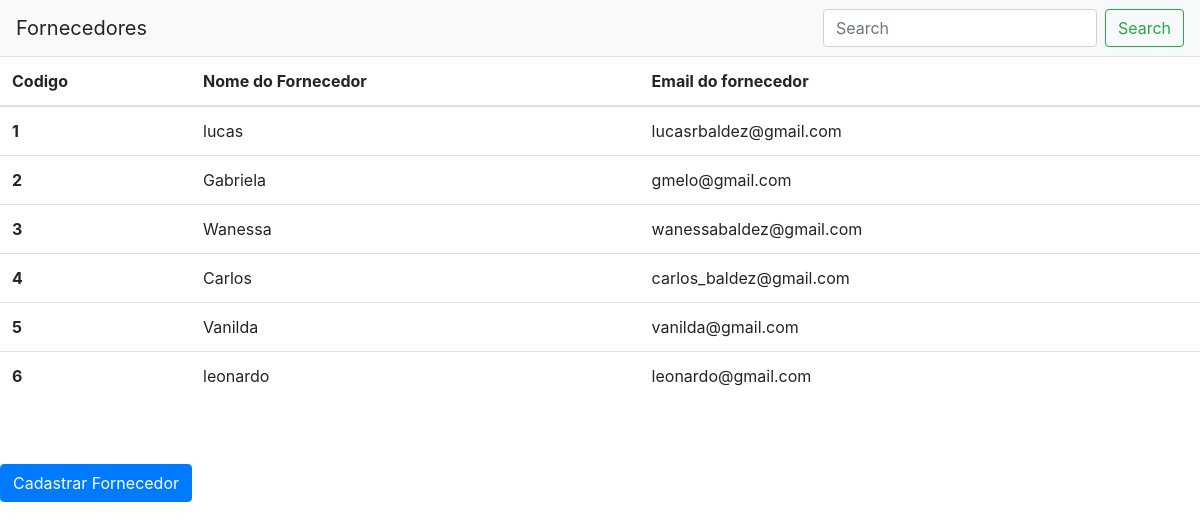
The page /app/Fornecedores/ on the database as committed earlier.
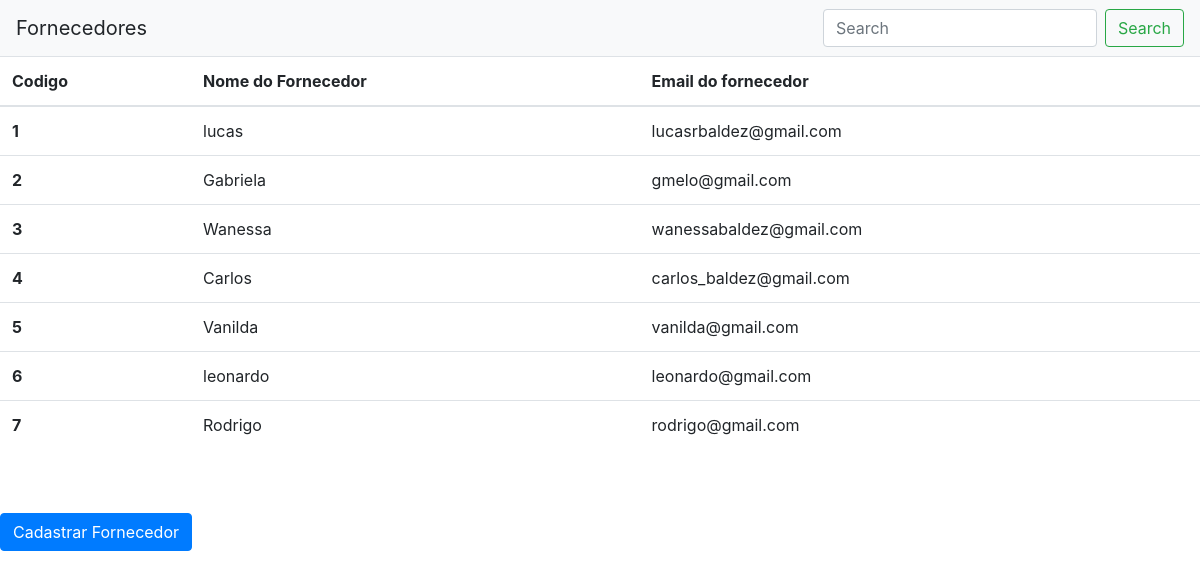
The same page on the database as committed later.
### MyAplication/models.py (models this page shows, shortened)
class Fornecedores(models.Model):
    CodigoFornecedor = models.AutoField(primary_key=True)
    NomeFornecedor = models.CharField(max_length=100)
    EmailFornecedor = models.CharField(max_length=100)
    created_date = models.DateTimeField(default=timezone.now)
    published_date = models.DateTimeField(blank=True, null=True)

### MyAplication/views.py (the view)
# urls.py: path('Fornecedores/', views.List_Fornecedores, name='List_Fornecedores'),
def List_Fornecedores(request):
    forn = Fornecedores.objects.all()
    return render(request, 'Fornecedores.html', {'fornecedores': forn})

### MyAplication/Templates/Fornecedores.html (shortened to what this page needs)
<!DOCTYPE html>
<html lang="en">
<head>
    <link rel="stylesheet" href="https://stackpath.bootstrapcdn.com/bootstrap/4.1.3/css/bootstrap.min.css">
</head>
<body>
    <nav class="navbar navbar-light bg-light">
        <a class="navbar-brand">Fornecedores</a>
        <form class="form-inline">
          <input class="form-control mr-sm-2" type="search" placeholder="Search" aria-label="Search">
          <button class="btn btn-outline-success my-2 my-sm-0" type="submit">Search</button>
        </form>
      </nav>
    <table class="table">
        <thead>
          <tr>
            <th scope="col">Codigo</th>
            <th scope="col">Nome do Fornecedor</th>
            <th scope="col">Email do fornecedor</th>
          </tr>
        </thead>
        <tbody>
            {% for fornecedor in fornecedores %}
          <tr>
            <th scope="row">{{fornecedor.CodigoFornecedor}}</th>
            <td>{{ fornecedor.NomeFornecedor }}</td>
            <td>{{ fornecedor.EmailFornecedor }}</td>
          </tr>
          {% endfor %}
        </tbody>
      </table>
    <br>
    <br>
    <a href="{%url 'Criar_fornecedor' %}" type="button" class="btn btn-primary">Cadastrar Fornecedor</a>
</body>
</html>

Rows that differ between the two databases and show on the page:
added Fornecedores: CodigoFornecedor "7", NomeFornecedor "Rodrigo", EmailFornecedor "rodrigo@gmail.com"
